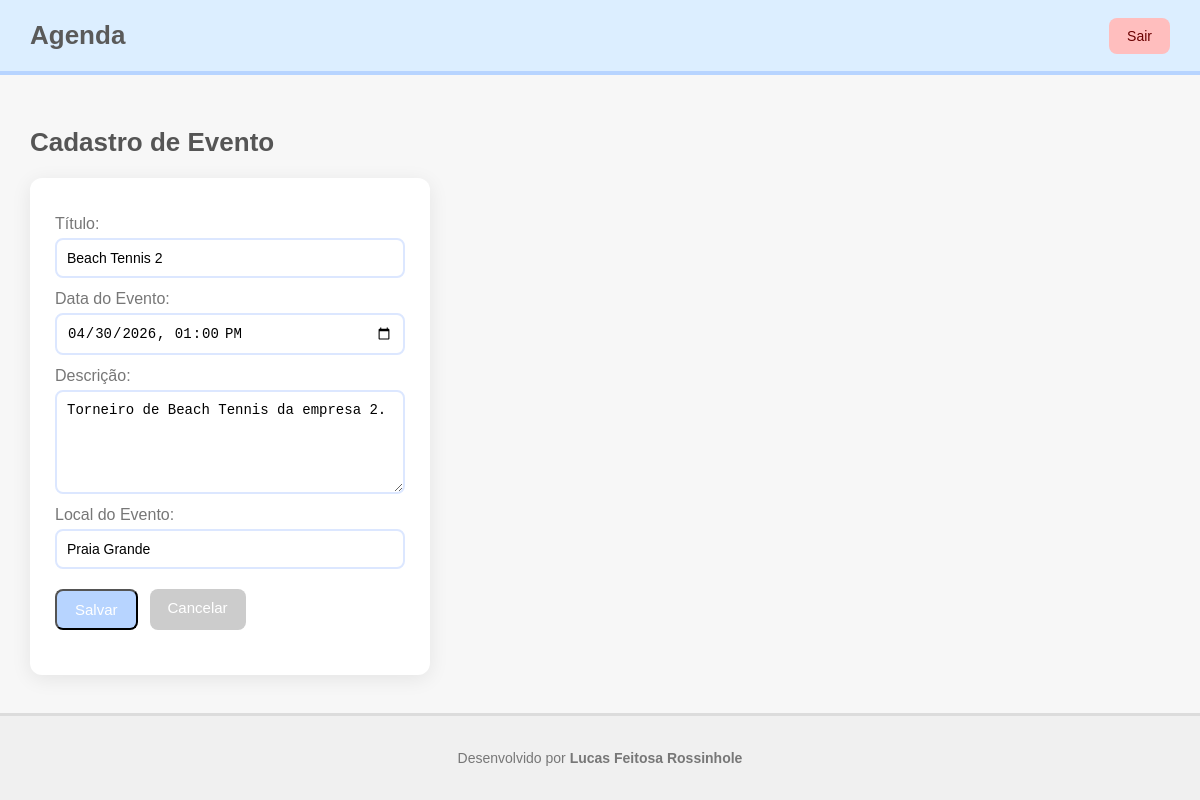
/agenda/evento/?id=6 (signed in), run on the app's committed database.
### core/models.py (models this page shows, shortened)
class Evento(models.Model): # Aula 02
    titulo = models.CharField(max_length=100)
    descricao = models.TextField(blank=True, null=True)
    data_evento = models.DateTimeField(verbose_name='Data do Evento')
    data_criacao = models.DateTimeField(auto_now=True)
    local = models.CharField(max_length=100, blank=True, null=True)
    usuario = models.ForeignKey(User, on_delete=models.CASCADE)
    class Meta:
        db_table = 'evento'
    def get_data_input_evento(self):
        return self.data_evento.strftime('%Y-%m-%dT%H:%M')

### core/views.py (the view)
# urls.py: path('agenda/evento/', views.evento), # Aula 04: Rota para a página de cadastro de eventos
@login_required(login_url='/login/') # Aula 04: Protegendo a view de cadastro de eventos para que apenas usuários logados possam acessá-la
def evento(request): # Aula 04: Criando a view para a página de cadastro de eventos
    id_evento = request.GET.get('id') # Aula 05: Obtendo o ID do evento a ser editado a partir dos parâmetros da URL
    dados = {}
    if id_evento: # Aula 05: Verificando se o ID do evento foi fornecido
        dados['evento'] = Evento.objects.get(id=id_evento) # Aula 05: Obtendo o evento a ser editado e adicionando aos dados para exibir na página de cadastro de eventos
    return render(request, 'evento.html', dados)

### templates/evento.html (shortened to what this page needs)
{% extends "model-page.html" %}
{% block content %}
<h2 class="page-title">Cadastro de Evento</h2>
<div class="form-card">
    <form action="submit" method="POST" class="form-default">
        <label>Título:</label>
        <input type="text" name="titulo" value="{{ evento.titulo }}" required>
        <label>Data do Evento:</label>
        <input type="datetime-local" name="data_evento" value="{{ evento.get_data_input_evento }}" required>
        <label>Descrição:</label>
        <textarea name="descricao" rows="5">{{ evento.descricao }}</textarea>
        <label>Local do Evento:</label>
        <input type="text" name="local" value="{{ evento.local }}">
        <div class="actions-row mt-20">
            <button type="submit" class="btn pastel-blue">Salvar</button>
            <a href="/" class="btn pastel-gray">Cancelar</a>
        </div>
    </form>
</div>
{% endblock %}

### static/css/style.css (style rules this page uses)
body { margin: 0; padding: 0; font-family: "Poppins", sans-serif; background: #f7f7f7; }
.page-body { margin: 0; min-height: 100vh; display: flex; flex-direction: column; }
.page-title { font-size: 26px; margin-bottom: 20px; color: #555; }
.btn { display: inline-block; padding: 10px 18px; border-radius: 8px; font-size: 15px; text-decoration: none; color: #fff; transition: 0.2s; }
.pastel-blue { background: #b7d4ff; }
.pastel-gray { background: #cccccc; }
.actions-row { display: flex; gap: 12px; margin-bottom: 20px; }
.form-card { background: #ffffff; padding: 25px; border-radius: 12px; width: 350px; box-shadow: 0px 4px 20px rgba(0,0,0,0.08); }
.form-default { display: flex; flex-direction: column; }
.form-default label { margin-top: 12px; margin-bottom: 5px; color: #777; }
.form-default input, .form-default textarea { padding: 10px; border: 2px solid #dce7ff; border-radius: 8px; font-size: 14px; outline: none; transition: .2s; }
.mt-20 { margin-top: 20px; }

### data on the page
Evento: titulo "Beach Tennis 2", data_evento "04/30/2026 13:00", descricao "Torneiro de Beach Tennis da empresa 2.", local "Praia Grande"
